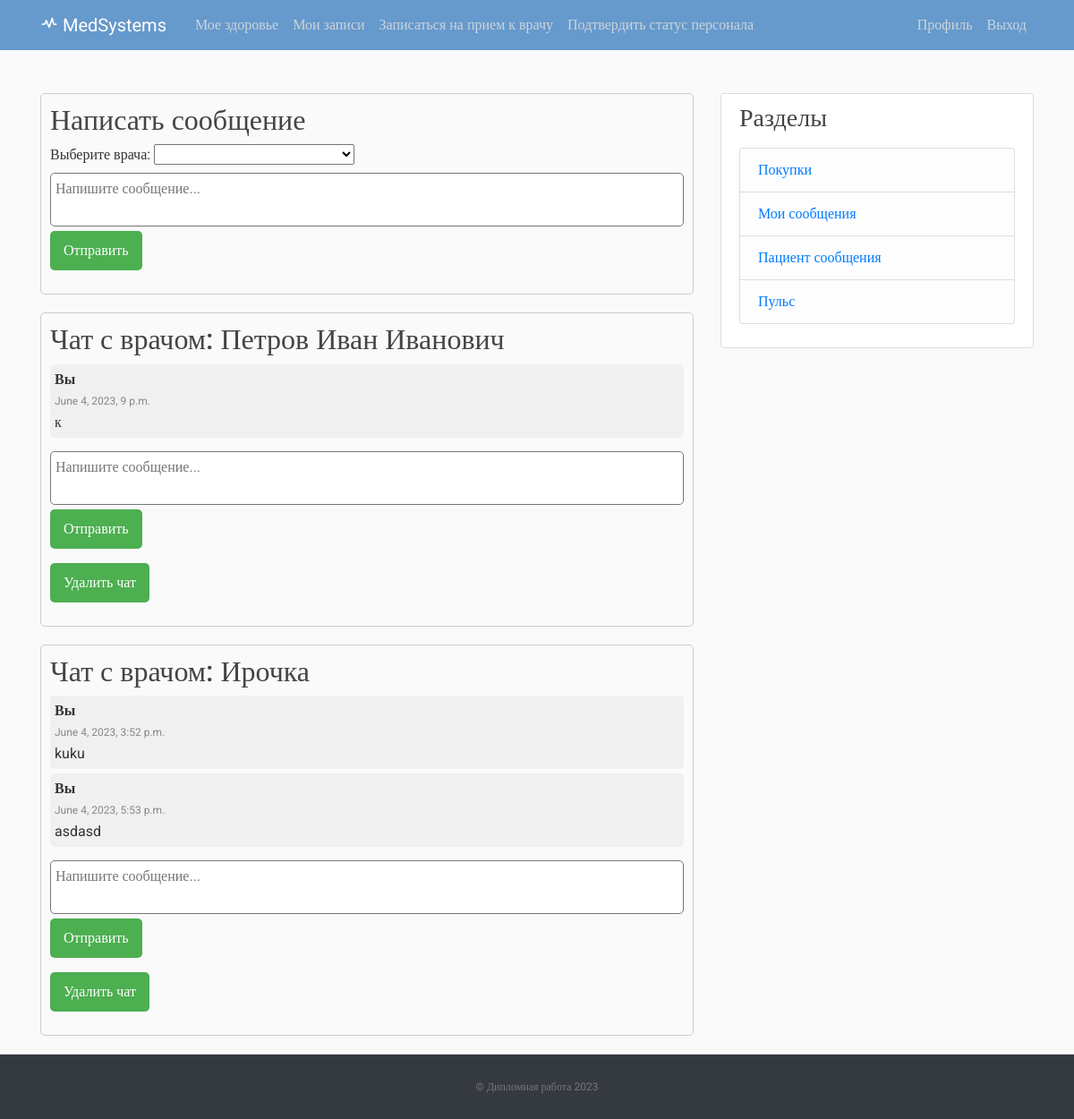
/message/view/patient/ (signed in), run on the app's committed database.
### users/models.py (models this page shows, shortened)
class Profile(models.Model):
    user = models.OneToOneField(User, on_delete=models.CASCADE)
    image = models.ImageField(default='default.jpg', upload_to='profile_pics')
    full_name = models.CharField(max_length=255, default='FIO')
    polis = models.CharField(max_length=20, blank=True, null=True)
    phone_number = models.CharField(max_length=20, blank=True, null=True)
    heart_rate = models.IntegerField(null=True)
    diet = models.ForeignKey('Diet', on_delete=models.SET_NULL, blank=True, null=True)
    date_of_birth = models.DateField(blank=True, null=True)
    address = models.CharField(max_length=255, blank=True, null=True)
    medical_history = models.TextField(blank=True, null=True)
    email_key = models.CharField(max_length=255, default='Nz2cNLSLUb3UhKf6eQvb')
    email_sender = models.CharField(max_length=255, default='ivankov2001@gmail.com')

class Message(models.Model):
    sender = models.ForeignKey(User, on_delete=models.CASCADE, related_name='sent_messages')
    recipient = models.ForeignKey(User, on_delete=models.CASCADE, related_name='received_messages')
    text = models.TextField()
    timestamp = models.DateTimeField(auto_now_add=True)

### users/views.py (the view, shortened to what this page needs)
# urls.py: path('message/view/patient/', user_views.message_view_patient, name='message_view_patient'),
def message_view_patient(request):
    if request.user.groups.filter(name='Пациент').exists():
        all_doctors = User.objects.filter(groups__name='Мед.персонал')
        chats = []
        for doctor in all_doctors:
            messages = Message.objects.filter(Q(sender=request.user, recipient=doctor) | Q(sender=doctor, recipient=request.user)).order_by('-timestamp')
            if messages:
                chat = {
                    'doctor': doctor,
                    'messages': messages
                }
                chats.append(chat)
        return render(request, 'users/message_view_patient.html', {'chats': chats, 'all_doctors': all_doctors})
    else:
        return HttpResponse('У вас нет доступа к этой странице.')

### blog/templatetags/group_permissions.py (called while the page is built)
@register.filter(name='has_group')
def has_group(user, group_name):
    group = Group.objects.get(name=group_name)
    return group in user.groups.all()

### users/templates/users/message_view_patient.html (shortened to what this page needs)
{% extends "blog/base.html" %}
{% block content %}
    {% load static %}
    <link rel="stylesheet" type="text/css" href="{% static 'blog/chat.css' %}">
    <div class="chat-container">
        <h2>Написать сообщение</h2>
        <form method="post" action="{% url 'message_view_patient' %}">
            <label for="doctor">Выберите врача:</label>
            <select name="doctor" id="doctor" class="select2">
                <option value=""></option>
                {% for doctor in all_doctors %}
                    <option value="{{ doctor.id }}">{{ doctor.profile.full_name }}</option>
                {% endfor %}
            </select>
            <br>
            <textarea name="message" placeholder="Напишите сообщение..."></textarea>
            <br>
            <button type="submit">Отправить</button>
        </form>
    </div>
    {% for chat in chats %}
        <div class="chat-container">
            <h2>Чат с врачом: {{ chat.doctor.profile.full_name }}</h2>
            <div class="message-container">
                {% for message in chat.messages reversed %}
                    {% if message.sender == request.user %}
                        <div class="message sent">
                            <p class="sender">Вы</p>
                            <p class="timestamp">{{ message.timestamp }}</p>
                            <p class="text">{{ message.text }}</p>
                        </div>
                    {% else %}
                        <div class="message received">
                            <p class="sender">{{ message.sender.profile.full_name }}</p>
                            <p class="timestamp">{{ message.timestamp }}</p>
                            <p class="text">{{ message.text }}</p>
                        </div>
                    {% endif %}
                {% empty %}
                    <p>Нет сообщений</p>
                {% endfor %}
            </div>
            <form method="post" action="{% url 'message_send' recipient_id=chat.doctor.id %}">
                <textarea name="message" placeholder="Напишите сообщение..."></textarea>
                <button type="submit">Отправить</button>
            </form>
                    <form method="post" action="{% url 'chat_delete_patient' doctor_id=chat.doctor.id %}">
            <button type="submit">Удалить чат</button>
        </form>
        </div>
    {% endfor %}
{% endblock content %}

### blog/static/blog/main.css (style rules this page uses)
﻿body, html { width:100%; height:100% }
body { margin:0; padding:0; background: #fafafa; color: #333333; margin-top: 5rem; font-family:Roboto; }
h1, h2, h3, h4, h5, h6 { color: #444444; }

### blog/static/blog/chat.css (style rules this page uses)
.chat-container { border: 1px solid #ccc; border-radius: 5px; padding: 10px; margin-bottom: 20px; }
.message-container { max-height: 200px; overflow-y: scroll; margin-bottom: 10px; }
.message { background-color: #f0f0f0; padding: 5px; border-radius: 5px; margin-bottom: 5px; }
.sender { font-weight: bold; margin-bottom: 3px; }
.timestamp { font-size: 12px; color: #888; margin-bottom: 3px; }
.text { margin-bottom: 0; }
textarea { width: 100%; height: 60px; border-radius: 5px; padding: 5px; resize: none; margin-bottom: 5px; }
button { background-color: #4CAF50; color: white; padding: 10px 15px; border: none; border-radius: 5px; cursor: pointer; }

### data on the page
Message: timestamp "June 4, 2023, 9 p.m.", text "к"
Message: timestamp "June 4, 2023, 3:52 p.m.", text "kuku"
Message: timestamp "June 4, 2023, 5:53 p.m.", text "asdasd"

### other printed values
{{ chat.doctor.profile.full_name }} "Петров Иван Иванович"
{{ chat.doctor.profile.full_name }} "Ирочка"
